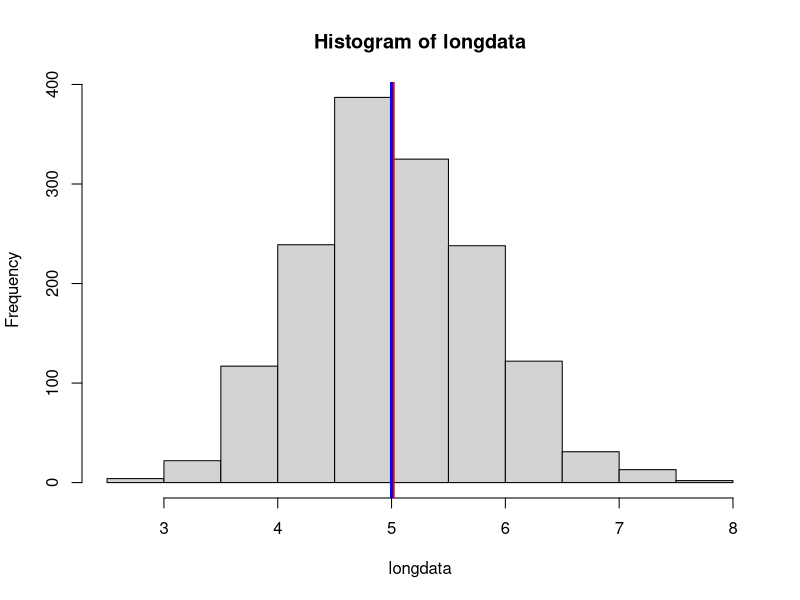

Here is the R script that generated this plot:
longdata=numeric(length=1500)
for (i in 1:1500) { longdata[i]=mean(rexp(40,0.2))}
mld<-mean(longdata)
## Compare to 5.00

sdld<-sd(longdata)
## compare to 5/sqrt(40)

hist(longdata)
abline(v=mean(longdata),col="red",lwd=3)
abline(v=5.0,col="blue",lwd=3)
## have to jazz it up a bit, with a line indicating the calculated mean

## Proof of normality will be to take SD slices and compare symmetry
norm_comp=matrix(nrow=5,ncol=2)
for (j in 1:5) { 
  norm_comp[j,1]<- mean(longdata < (mld - (j*0.5)*sdld))
  norm_comp[j,2]<- mean((mld + (j*0.5)*sdld) < longdata)
}

## This code is to calculate the "coverage" of the assumed CLT 95% CI.
## For the first iteration of the program it evaluated to 94.7%
ul<-mean(longdata)+1.96*sd(longdata)
ll<-mean(longdata)-1.96*sd(longdata)
cover<-mean(ll<longdata & ul>longdata)